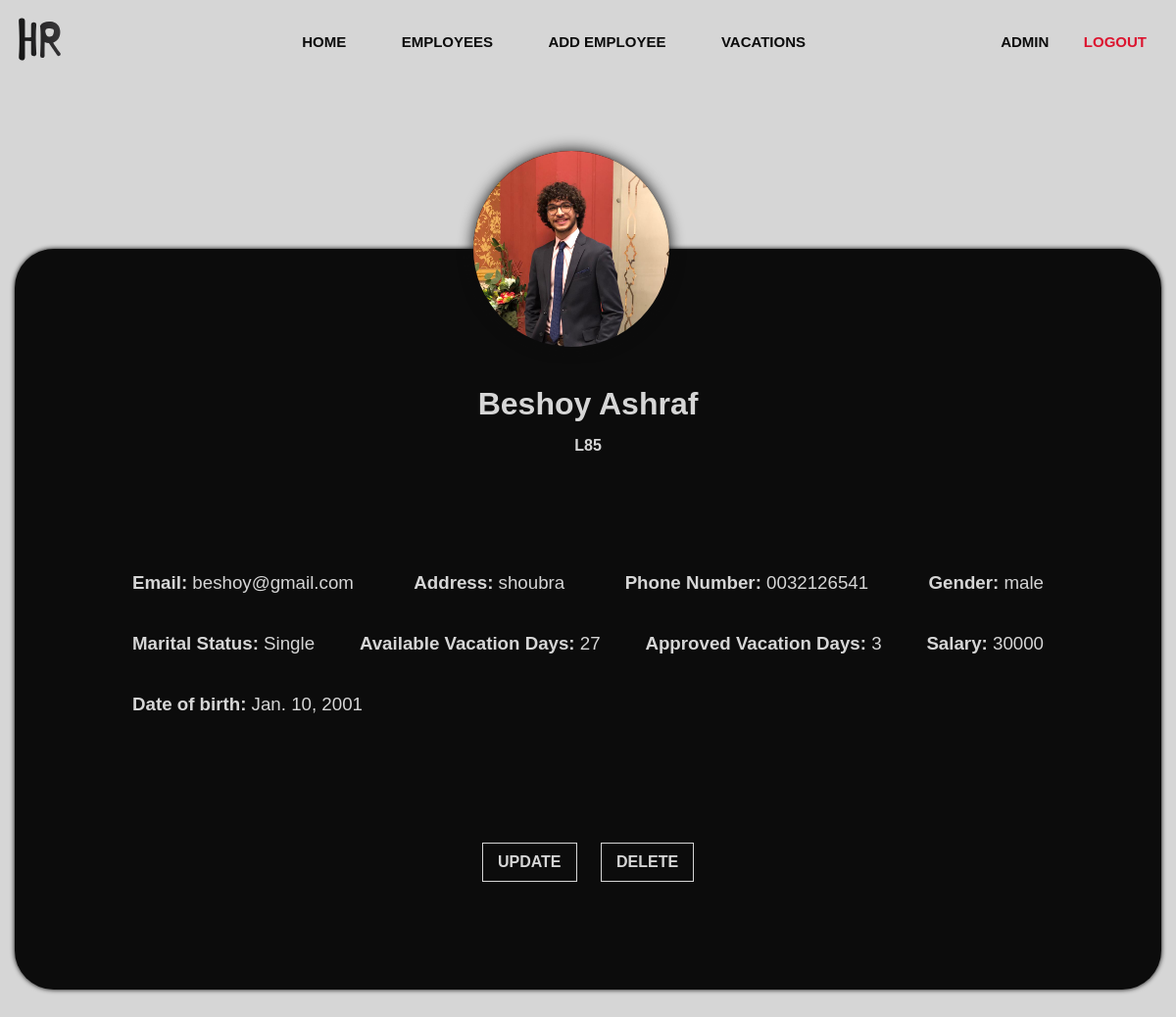
Screenshot of /human-resources/employee/profile/Beshoy Ashraf (signed in) with the database file from the repository.
### employee/models.py (models this page shows, shortened)
class Employee(models.Model):
    maritalChoices = [
        ("Single", "Single"),
        ("Married", "Married"),
        ("Divorced", "Divorced"),
        ("Widowed", "Widowed"),
        ("Separated", "Separated"),
    ]
    genderChoices = [
        ("M", "Male"),
        ("F", "Female"),
    ]
    name = models.CharField(max_length=20, null=True)
    empID = models.CharField(max_length=5, null=True)
    empEmail = models.EmailField(max_length=30, null=True)
    profilePicture = models.ImageField(
        upload_to="uploads",
        default="profile/pngegg.png",
        blank=True,
        null=True,
    )
    address = models.CharField(max_length=30, null=True)
    phoneNum = models.CharField(max_length=15, null=True)
    gender = models.CharField(max_length=10, null=True)
    maritalStatus = models.CharField(max_length=10, null=True, choices=maritalChoices)
    availableVacation = models.IntegerField(null=True)
    approvedVacation = models.IntegerField(null=True)
    salaryVacation = models.IntegerField(null=True)
    birthDate = models.DateField(blank=True, null=True)

### employee/views.py (the view)
# urls.py: path("profile/<str:name>", views.profile, name="profile"),
@login_required(login_url="login")
def profile(request, name):
    employee = Employee.objects.get(name=name)
    context = {"emp": employee}
    return render(request, "employee/employeeProfile.html", context)

### templates/employee/employeeProfile.html (shortened to what this page needs)
{% load static %}
<!DOCTYPE html>
<html lang="en">
  <head>
   <link rel="stylesheet" href="{% static  'css/master.css' %}" />
      <link rel="stylesheet" href="{% static 'css/employeeProfile.css'%}" />
      <link rel="stylesheet" href="{% static  'css/all.min.css'%}" />
  </head>
  <body>
    <div class="parent">
        {% include "constant/nav.html" %}
          <div class="employee-info">
            <div class="container">
              <div class="profile-photo" id="empPhoto">
                <img src="{{emp.profilePicture.url}}" alt="" />
              </div>
              <h1 id="empname"> {{emp.name}}</h1>
              <h4 id="empid"> {{emp.empID}}</h4>
              <div class="info">
                <div class="flex" id="info">
                  <h3><span>Email:</span> {{emp.empEmail}}</h3>
                  <h3><span> Address:</span> {{emp.address}}</h3>
                  <h3><span> Phone Number:</span> {{emp.phoneNum}}</h3>
                  <h3><span> Gender: </span> {{emp.gender}}</h3>
                  <h3><span> Marital Status: </span>{{emp.maritalStatus}}</h3>
                  <h3><span> Available Vacation Days:</span> {{emp.availableVacation}}</h3>
                  <h3><span> Approved Vacation Days:</span> {{emp.approvedVacation}}</h3>
                  <h3><span>Salary:</span> {{emp.salaryVacation}}</h3>
                  <h3><span>Date of birth:</span> {{emp.birthDate}}</h3>
                </div>
              </div>
              <div class="btns">
                <div class="btn flex">
                  <a href="{% url "updateEmployee" emp.name %}">Update</a>
                </div>
                <div class="btn flex">
                  <a  id="delbtn">Delete</a>
                </div>
              </div>
            </div>
          </div>
        </div>
  </body>
</html>

### templates/constant/nav.html
{% load static %}
   <div class="nav">
        <div class="container flex">
          <div class="logo">
            <a href="{% url "home" %}"><img src="{% static 'images/logo-01.svg' %}" alt="logo" /></a>
          </div>
          <ul class="nav-menu horezontal">
            <li><a href="{% url "home" %}" class="btn6">Home</a></li>
            <li><a href="{% url "employees" %}" class="btn6">Employees</a></li>
            <li><a href="{% url 'addEmployee'%}" class="btn6">Add Employee</a></li>
            <li><a href="{% url 'vacationIntro'%}" class="btn6">Vacations</a></li>
          </ul>
          <div class="auth-btn">
            {% if user.is_authenticated %}
            <a href="{% url 'userProfile'  %}" class="btn6">{{user.username}}</a>
            <a href="{% url 'logout'%}" class="btn6 active">Logout</a>
            {% else %}
            <a href="{% url 'login'%}" class="btn6">Login</a>
            <a href="{% url 'register'%}" class="btn6 active">Register</a>
            {% endif %}
          </div>
        </div>
      </div>

### static/css/master.css (style rules this page uses)
:root { --mainColor:#d6d6d6; --secColor:#cccccc; --mainText:rgb(12, 12, 12); --secText:rgb(220, 20, 47); }
* { box-sizing: border-box; margin: 0; }
html { scroll-behavior: smooth; }
body { background-color: var(--mainColor); font-family: "Merriweather Sans", sans-serif; }
.container { margin-left: auto; margin-right: auto; padding-left: 15px; padding-right: 15px; }
.flex { display: flex; flex-wrap: wrap; }
ul { list-style: none; }
a { text-decoration: none; }
@media (min-width: 768px) { .container { width: 750px; } }
@media (min-width: 992px) { .container { width: 970px; } }
@media (min-width: 1200px) { .container { width: 1170px; } }
.nav { z-index: 2; position: fixed; top: 0px; left: 0; right: 0; z-index: 1000; background-color: transparent; transition: .3s; -webkit-transition: .3s; -moz-transition: .3s; -ms-transition: .3s; -o-transition: .3s; }
.nav .container { justify-content: space-between; align-items: center; padding: 15px 0; }
.nav .container .logo a img { width: 50px; }
.nav .container .nav-menu li a, .nav .container .auth-btn a { color: var(--mainText); font-weight: bold; font-size: 15px; transition: .3s; -webkit-transition: .3s; -moz-transition: .3s; -ms-transition: .3s; -o-transition: .3s; }
.nav .container .horezontal li { display: inline-block; margin-left: 20px; }
.nav .container .auth-btn a.active { color: var(--secText); border: none; transition: .3s; -webkit-transition: .3s; -moz-transition: .3s; -ms-transition: .3s; -o-transition: .3s; }
.btn,.btn6 { padding: 10px 15px; color: #fff; font-family: sans-serif; text-transform: uppercase; text-align: center; position: relative; text-decoration: none; display:inline-block; }
.btn::before { content: ''; position: absolute; bottom: 50%; left: 0px; width: 100%; height: 1px; display: block; -webkit-transform-origin: left top; -ms-transform-origin: left top; transform-origin: left top; -webkit-transform: scale(0, 1); -ms-transform: scale(0, 1); transform: scale(0, 1); -webkit-transition: transform 0.4s cubic-bezier(1, 0, 0, 1); transition: transform 0.4s cubic-bezier(1, 0, 0, 1) }
.btn6 { border:1px solid transparent; -webkit-transition: all 0.4s cubic-bezier(.5, .24, 0, 1); transition: all 0.4s cubic-bezier(.5, .24, 0, 1); }
.btn6::before { content: ''; position: absolute; left: 0px; bottom:0px; z-index:-1; width: 0%; height:1px; background: var(--secText); box-shadow: inset 0px 0px 0px var(--secText); display: block; -webkit-transition: all 0.4s cubic-bezier(.5, .24, 0, 1); transition: all 0.4s cubic-bezier(.5, .24, 0, 1) }
.btn6::after { content: ''; position: absolute; right: 0px; top:0px; z-index:-1; width: 0%; height:1px; background: var(--secText); -webkit-transition: all 0.4s cubic-bezier(.5, .24, 0, 1); transition: all 0.4s cubic-bezier(.5, .24, 0, 1) }

### rows the page displays
Employee: profilePicture (picture), name "Beshoy Ashraf", empID "L85", empEmail "beshoy@gmail.com", address "shoubra", phoneNum "0032126541", gender "male", maritalStatus "Single", availableVacation "27", approvedVacation "3", salaryVacation "30000", birthDate "Jan. 10, 2001"

### other values shown
{{ user.username }} "ADMIN"
